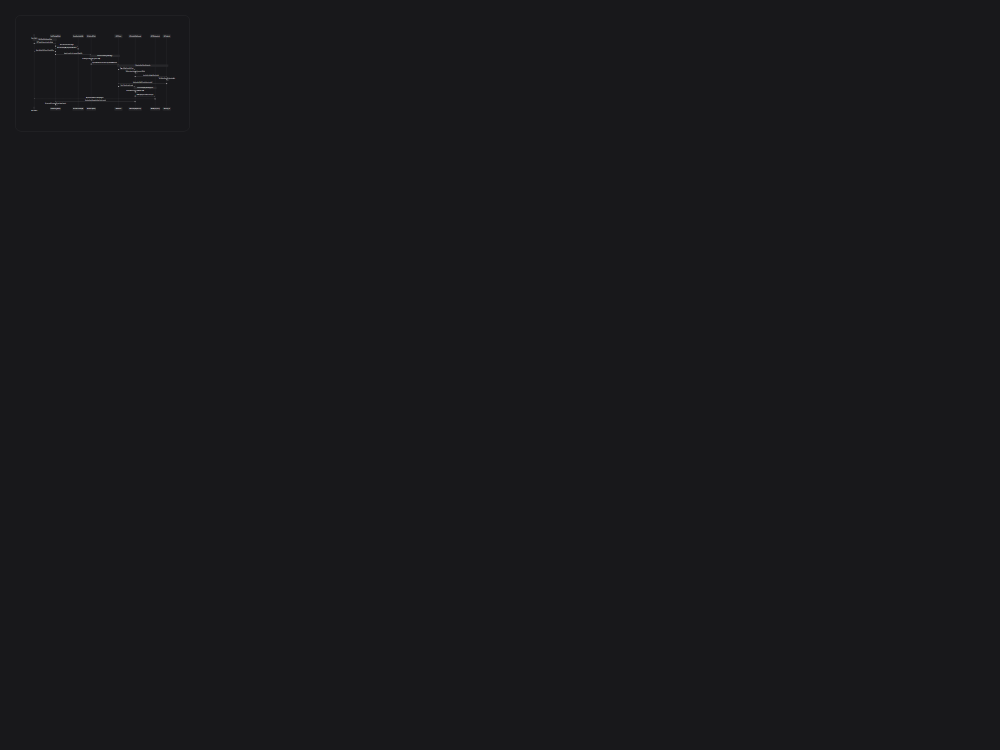
#> input picture docs/diagrams/mermaid_sequence_diagram_raw.png, 2000 x 1500 px, found by its file name (shown at 1/2 size); its folder holds 2 pictures in this run
$ python render_mermaid_diagrams.py
#> lines starting #> are read from the running program, lines starting #| are printed output that depends on the picture
import os
import subprocess
import time
from PIL import Image
import numpy as np

BASE_DIR = r"k:\Degree\Sem 5\Cloud-Native MLOps\Practicals\mlops-automated-pipeline"
DIAGRAMS_DIR = os.path.join(BASE_DIR, "docs", "diagrams")
EDGE_PATH = r"C:\Program Files (x86)\Microsoft\Edge\Application\msedge.exe"
MERMAID_JS_PATH = os.path.join(DIAGRAMS_DIR, "mermaid.min.js").replace("\\", "/")

def get_html(mermaid_code):
    return f"""<!DOCTYPE html>
<html>
<head>
  <meta charset="utf-8">
  <script src="{MERMAID_JS_PATH}"></script>
  <style>
    body {{
      margin: 0;
      padding: 30px;
      background-color: #18181b;
      display: inline-block;
      font-family: ui-sans-serif, system-ui, -apple-system, BlinkMacSystemFont, "Segoe UI", Roboto, sans-serif;
    }}
    .mermaid-container {{
      background-color: #18181b;
      border: 1px solid #27272a;
      border-radius: 12px;
      padding: 24px;
      display: inline-block;
    }}
  </style>
  <script>
    mermaid.initialize({{
      startOnLoad: true,
      theme: 'dark',
      themeVariables: {{
        darkMode: true,
        background: '#18181b',
        mainBkg: '#27272a',
        textColor: '#f4f4f5',
        lineColor: '#a1a1aa',
        actorBkg: '#27272a',
        actorBorder: '#52525b',
        actorTextColor: '#f4f4f5',
        actorLineColor: '#71717a',
        signalColor: '#e4e4e7',
        signalTextColor: '#f4f4f5',
        labelBoxBkgColor: '#27272a',
        labelBoxBorderColor: '#52525b',
        labelTextColor: '#f4f4f5',
        loopTextColor: '#f4f4f5',
        noteBkgColor: '#27272a',
        noteBorderColor: '#52525b',
        noteTextColor: '#f4f4f5'
      }}
    }});
  </script>
</head>
<body>
  <div class="mermaid-container">
    <pre class="mermaid">
{mermaid_code}
    </pre>
  </div>
</body>
</html>"""

seq_code = """sequenceDiagram
    autonumber
    actor User as Client / Web UI
    participant Srv as FastAPI Serving (K3s Pod)
    participant ML as RandomForest Model (XAI)
    participant Drift as Drift Monitor (KS-Test)
    participant S3 as AWS S3 Bucket
    participant Lambda as AWS Lambda (MLOpsProcessor)
    participant SNS as AWS SNS (mlops-alerts)
    participant K8s as K8s Training Job

    Note over User,Srv: 1. Real-Time Online Inference Phase
    User->>Srv: POST /predict (Amount, Location, Device)
    Srv->>ML: Extract features & evaluate weights
    ML-->>Srv: Return Fraud Prob (88%) + Explainable Risk Factors
    Srv-->>User: Render Decision, Risk Factors & Live Audit Row
    Srv->>Drift: Append transaction to in-memory sliding buffer

    Note over Drift,S3: 2. Continuous Monitoring & Drift Trigger
    Drift->>Drift: Run Kolmogorov-Smirnov Test (p-value < 0.05)
    Drift->>S3: Export drifted dataset to s3://icem-mlops-krishna250/datasets/

    Note over S3,K8s: 3. Serverless Event-Driven Orchestration
    S3->>Lambda: Trigger s3:ObjectCreated:Put Event
    Lambda->>Lambda: Validate schema, data types & row count (242ms)
    Lambda->>K8s: Launch batch training job (fraud-trainer)
    K8s->>K8s: Train RandomForest with balanced weights
    K8s->>S3: Upload model_v2.joblib & metrics.json to models/
    S3->>Lambda: Event: Evaluation metrics ready

    Note over Lambda,SNS: 4. Automated Quality Gate & Deployment
    Lambda->>Lambda: Evaluate Gate: Accuracy >= 0.85 & F1 >= 0.80
    Lambda->>SNS: Publish deployment verdict & metric report
    SNS-->>User: Dispatch Email / SMS alert to DevOps Engineer
    Lambda->>Srv: Zero-downtime rolling update (kubectl rollout restart)
    Srv->>Srv: Hot-swap model in memory with zero dropped requests"""

arch_code = """flowchart TD
    subgraph ClientTier["1. CLIENT TIER (User & Interface)"]
        UI["Web UI Dashboard (SentinelOps)"]
        XAI["Explainable AI Panel (Risk Indicators)"]
        Audit["Live Transaction Audit Stream"]
    end

    subgraph ComputeTier["2. COMPUTE TIER (AWS EC2 + Kubernetes K3s)"]
        NP["Kubernetes NodePort (30080 -> 8000)"]
        SVC["K8s Service: fraud-detector-service"]
        POD_SERV["Serving Pod (FastAPI + RandomForest + KS-Test)"]
        POD_TRAIN["Training Job Pod (Scikit-Learn Batch Job)"]
        CFG["ConfigMap & IAM Role: MLOpsEC2Role"]
    end

    subgraph StorageTier["3. STORAGE & REGISTRY (AWS S3: icem-mlops-krishna250)"]
        S3_DATA["datasets/ (transactions_v1.csv, transactions_v2.csv)"]
        S3_MODELS["models/ (model.joblib, model_v2.joblib)"]
        S3_METRICS["metrics/ (summary_*.json, confusion matrices)"]
    end

    subgraph ServerlessTier["4. SERVERLESS & MONITORING (AWS Cloud)"]
        LAMBDA["AWS Lambda: MLOpsProcessor (Validation & Trigger)"]
        SNS["AWS SNS Topic: mlops-alerts (Email Notifications)"]
        CW["Amazon CloudWatch (Logs & Execution Metrics)"]
    end

    subgraph CICDTier["5. CI/CD & REGISTRY TIER"]
        GH["GitHub: auto-mlops-aws-k8s"]
        GHA["GitHub Actions (Lint, Test, Docker Build)"]
        DH["Docker Hub: krishna250/mlops-serving & training"]
    end

    %% Connections
    UI -->|HTTP POST :30080| NP
    NP --> SVC
    SVC --> POD_SERV
    POD_SERV -->|Syncs Drifted CSV| S3_DATA
    S3_DATA -->|s3:ObjectCreated Put Event| LAMBDA
    LAMBDA -->|Triggers Retraining Job| POD_TRAIN
    POD_TRAIN -->|Uploads Model & Metrics| S3_MODELS
    POD_TRAIN -->|Saves Evaluation JSON| S3_METRICS
    S3_METRICS -->|Triggers Quality Gate| LAMBDA
    LAMBDA -->|Dispatches Alerts| SNS
    SNS -->|Sends Email Notification| UserEmail["DevOps / MLOps Engineers"]
    LAMBDA -->|Rollout Restart| POD_SERV
    DH -->|Pulls Container Images| POD_SERV
    DH -->|Pulls Training Container| POD_TRAIN
    GH --> GHA --> DH"""

def render_diagram(name, code, width=1800, height=1400):
#> called with name = 'mermaid_sequence_diagram', width = 2000, height = 1500
    html_file = os.path.join(DIAGRAMS_DIR, f"{name}.html")
    png_file = os.path.join(DIAGRAMS_DIR, f"{name}_raw.png")
    final_png = os.path.join(DIAGRAMS_DIR, f"{name}.png")

    with open(html_file, "w", encoding="utf-8") as f:
        f.write(get_html(code))

    cmd = [
        EDGE_PATH,
        "--headless",
        "--disable-gpu",
        "--hide-scrollbars",
        f"--window-size={width},{height}",
        f"--screenshot={png_file}",
        html_file
    ]
    subprocess.run(cmd, check=True)
#> (this line was passed over: subprocess is not available in this run)

    # Let's crop away extra black/dark space outside the container
    im = Image.open(png_file)
#> im is the input picture: PIL image 2000x1500 RGB; mean R, G, B 24.1, 24.1, 27.1
    gray = im.convert("L")
    arr = np.array(gray)
    # The outer background is #18181b (~24 in gray)
    # Find bounding box of non-background
    rows = np.where(arr > 30)[0]
#> rows = 8191 values from 30 to 262
    cols = np.where(arr > 30)[1]
#> cols = 8191 values, max 379 at index 355, min 30 at index 353, mean 213.7

    if len(rows) > 0 and len(cols) > 0:
        pad = 25
        c_min = max(0, cols.min() - pad)
#> c_min = 5
        r_min = max(0, rows.min() - pad)
#> r_min = 5
        c_max = min(im.width, cols.max() + pad)
#> c_max = 404
        r_max = min(im.height, rows.max() + pad)
#> r_max = 287
        cropped = im.crop((c_min, r_min, c_max, r_max))
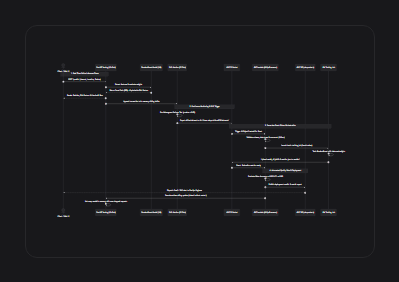
#> cropped: PIL image 399x282 RGB; mean R, G, B 26.7, 26.7, 29.8
        cropped.save(final_png)
        print(f"Rendered and cropped {final_png}: {cropped.size}")
#| Rendered and cropped k:\Degree\Sem 5\Cloud-Native MLOps\Practicals\mlops-automated-pipeline/docs/diagrams/mermaid_sequence_diagram.png: (399, 282)
    else:
        im.save(final_png)
        print(f"Saved full image {final_png}: {im.size}")

if __name__ == "__main__":
    render_diagram("mermaid_sequence_diagram", seq_code, 2000, 1500)
    render_diagram("mermaid_system_architecture", arch_code, 1800, 1600)
#> call 2 of render_diagram, with name = 'mermaid_system_architecture', width = 1800, height = 1600
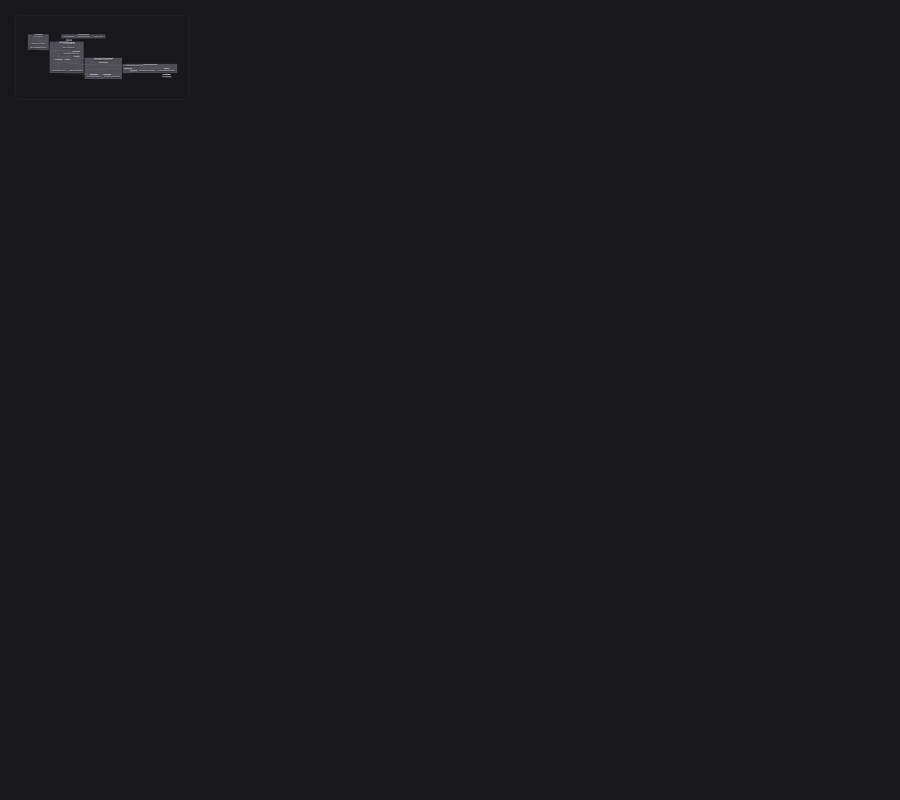
#> input picture docs/diagrams/mermaid_system_architecture_raw.png, 1800 x 1600 px, found by its file name (shown at 1/2 size)
#> in render_diagram, im is the input picture: PIL image 1800x1600 RGB; mean R, G, B 24.2, 24.3, 27.3
#> in render_diagram (call 2), `rows = np.where(arr > 30)[0]`: rows = 13143 values from 30 to 199
#> in render_diagram (call 2), `cols = np.where(arr > 30)[1]`: cols = 13143 values, max 379 at index 355, min 30 at index 353, mean 181.1
#> in render_diagram (call 2), `r_max = min(im.height, rows.max() + pad)`: r_max = 224
#> in render_diagram (call 2), `cropped = im.crop((c_min, r_min, c_max, r_max))`:
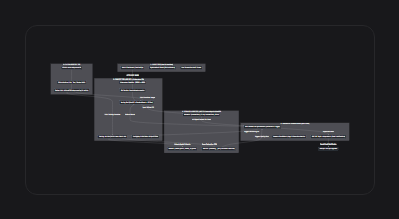
#> cropped: PIL image 399x219 RGB; mean R, G, B 32.2, 32.2, 35.6
#| Rendered and cropped k:\Degree\Sem 5\Cloud-Native MLOps\Practicals\mlops-automated-pipeline/docs/diagrams/mermaid_system_architecture.png: (399, 219)
